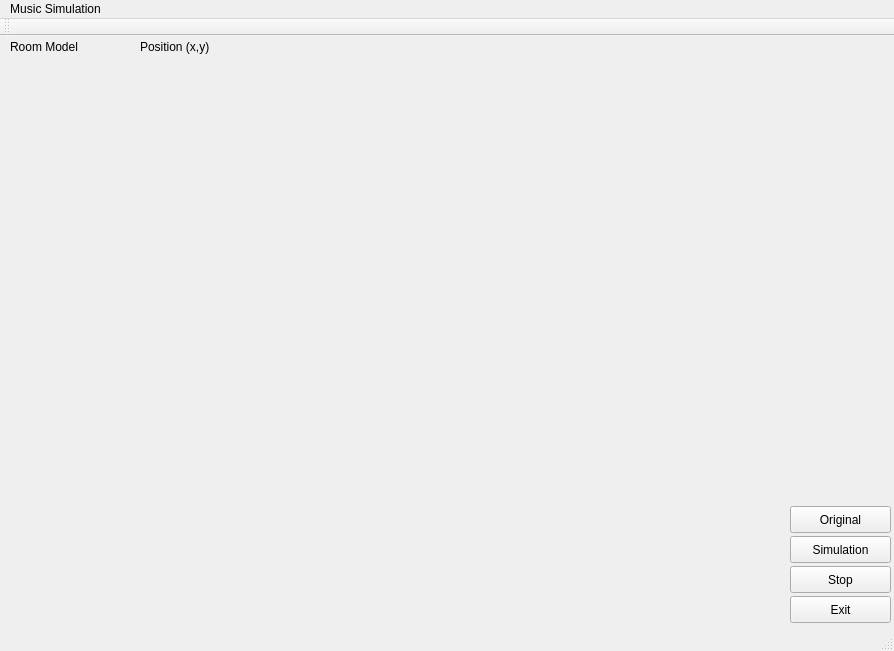
<?xml version="1.0" encoding="UTF-8"?>
<ui version="4.0">
 <class>MusicSimulation</class>
 <widget class="QMainWindow" name="MusicSimulation">
  <property name="geometry">
   <rect>
    <x>0</x>
    <y>0</y>
    <width>894</width>
    <height>651</height>
   </rect>
  </property>
  <property name="mouseTracking">
   <bool>false</bool>
  </property>
  <property name="windowTitle">
   <string>MusicSimulation</string>
  </property>
  <widget class="QWidget" name="centralWidget">
   <widget class="QLabel" name="stateLabel">
    <property name="geometry">
     <rect>
      <x>140</x>
      <y>0</y>
      <width>131</width>
      <height>21</height>
     </rect>
    </property>
    <property name="text">
     <string>Position (x,y)</string>
    </property>
   </widget>
   <widget class="QPushButton" name="playButton">
    <property name="geometry">
     <rect>
      <x>790</x>
      <y>500</y>
      <width>101</width>
      <height>27</height>
     </rect>
    </property>
    <property name="text">
     <string>Simulation</string>
    </property>
   </widget>
   <widget class="QPushButton" name="stopButton">
    <property name="geometry">
     <rect>
      <x>790</x>
      <y>530</y>
      <width>101</width>
      <height>27</height>
     </rect>
    </property>
    <property name="text">
     <string>Stop</string>
    </property>
   </widget>
   <widget class="paintWidget" name="widget" native="true">
    <property name="geometry">
     <rect>
      <x>10</x>
      <y>30</y>
      <width>771</width>
      <height>551</height>
     </rect>
    </property>
   </widget>
   <widget class="QLabel" name="label">
    <property name="geometry">
     <rect>
      <x>10</x>
      <y>0</y>
      <width>111</width>
      <height>21</height>
     </rect>
    </property>
    <property name="text">
     <string>Room Model</string>
    </property>
   </widget>
   <widget class="QPushButton" name="exitButton">
    <property name="geometry">
     <rect>
      <x>790</x>
      <y>560</y>
      <width>101</width>
      <height>27</height>
     </rect>
    </property>
    <property name="text">
     <string>Exit</string>
    </property>
   </widget>
   <widget class="QPushButton" name="originalButton">
    <property name="geometry">
     <rect>
      <x>790</x>
      <y>470</y>
      <width>101</width>
      <height>27</height>
     </rect>
    </property>
    <property name="text">
     <string>Original</string>
    </property>
   </widget>
  </widget>
  <widget class="QMenuBar" name="menuBar">
   <property name="geometry">
    <rect>
     <x>0</x>
     <y>0</y>
     <width>894</width>
     <height>25</height>
    </rect>
   </property>
   <widget class="QMenu" name="menuMusic">
    <property name="title">
     <string>Music Simulation</string>
    </property>
   </widget>
   <addaction name="menuMusic"/>
  </widget>
  <widget class="QToolBar" name="mainToolBar">
   <attribute name="toolBarArea">
    <enum>TopToolBarArea</enum>
   </attribute>
   <attribute name="toolBarBreak">
    <bool>false</bool>
   </attribute>
  </widget>
  <widget class="QStatusBar" name="statusBar"/>
 </widget>
 <layoutdefault spacing="6" margin="11"/>
 <customwidgets>
  <customwidget>
   <class>paintWidget</class>
   <extends>QWidget</extends>
   <header>paintwidget.h</header>
   <container>1</container>
  </customwidget>
 </customwidgets>
 <resources/>
 <connections>
  <connection>
   <sender>exitButton</sender>
   <signal>clicked()</signal>
   <receiver>MusicSimulation</receiver>
   <slot>close()</slot>
   <hints>
    <hint type="sourcelabel">
     <x>548</x>
     <y>461</y>
    </hint>
    <hint type="destinationlabel">
     <x>300</x>
     <y>261</y>
    </hint>
   </hints>
  </connection>
 </connections>
</ui>
